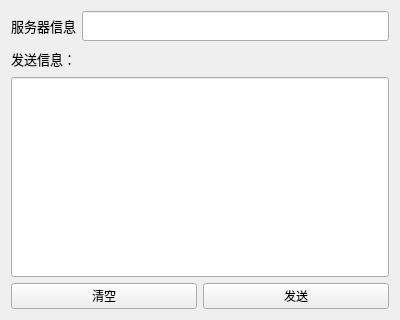
<?xml version="1.0" encoding="UTF-8"?>
<ui version="4.0">
 <class>Chat</class>
 <widget class="QWidget" name="Chat">
  <property name="geometry">
   <rect>
    <x>0</x>
    <y>0</y>
    <width>400</width>
    <height>320</height>
   </rect>
  </property>
  <property name="windowTitle">
   <string>Form</string>
  </property>
  <layout class="QVBoxLayout" name="verticalLayout">
   <item>
    <layout class="QHBoxLayout" name="horizontalLayout_2">
     <item>
      <widget class="QLabel" name="label_serverInfo">
       <property name="text">
        <string>&lt;html&gt;&lt;head/&gt;&lt;body&gt;&lt;p align=&quot;center&quot;&gt;&lt;span style=&quot; font-size:10pt;&quot;&gt;服务器信息&lt;/span&gt;&lt;/p&gt;&lt;/body&gt;&lt;/html&gt;</string>
       </property>
      </widget>
     </item>
     <item>
      <widget class="QLineEdit" name="lineEdit_serverInfo">
       <property name="minimumSize">
        <size>
         <width>0</width>
         <height>30</height>
        </size>
       </property>
      </widget>
     </item>
    </layout>
   </item>
   <item>
    <widget class="QLabel" name="label">
     <property name="text">
      <string>&lt;html&gt;&lt;head/&gt;&lt;body&gt;&lt;p&gt;&lt;span style=&quot; font-size:10pt;&quot;&gt;发送信息：&lt;/span&gt;&lt;/p&gt;&lt;/body&gt;&lt;/html&gt;</string>
     </property>
    </widget>
   </item>
   <item>
    <widget class="QLineEdit" name="lineEdit_chat">
     <property name="minimumSize">
      <size>
       <width>0</width>
       <height>200</height>
      </size>
     </property>
    </widget>
   </item>
   <item>
    <layout class="QHBoxLayout" name="horizontalLayout">
     <item>
      <widget class="QPushButton" name="button_clear">
       <property name="text">
        <string>清空</string>
       </property>
      </widget>
     </item>
     <item>
      <widget class="QPushButton" name="button_send">
       <property name="text">
        <string>发送</string>
       </property>
      </widget>
     </item>
    </layout>
   </item>
  </layout>
 </widget>
 <resources/>
 <connections/>
</ui>
